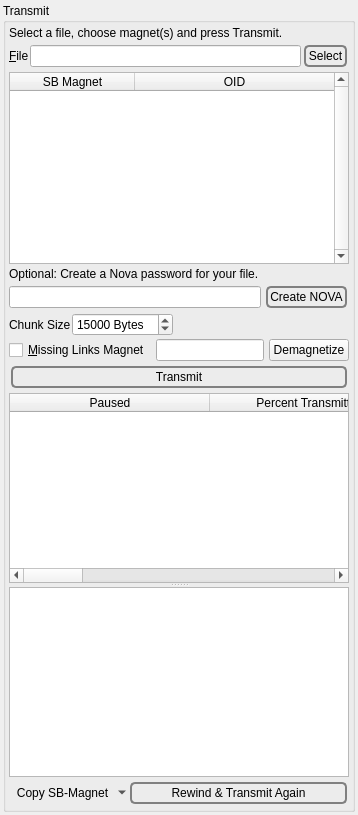
          <widget class="QWidget" name="tab_12">
           <attribute name="icon">
            <iconset resource="../Icons/icons.qrc">
             <normaloff>:/nuvola/up.png</normaloff>:/nuvola/up.png</iconset>
           </attribute>
           <attribute name="title">
            <string>&amp;Seed</string>
           </attribute>
           <layout class="QVBoxLayout" name="verticalLayout_47">
            <property name="spacing">
             <number>3</number>
            </property>
            <property name="margin">
             <number>3</number>
            </property>
            <item>
             <widget class="QGroupBox" name="groupBox_6">
              <property name="title">
               <string>Transmit</string>
              </property>
              <layout class="QVBoxLayout" name="verticalLayout_49">
               <property name="spacing">
                <number>3</number>
               </property>
               <property name="margin">
                <number>3</number>
               </property>
               <item>
                <widget class="QLabel" name="label_60">
                 <property name="text">
                  <string>Select a file, choose magnet(s) and press Transmit.</string>
                 </property>
                </widget>
               </item>
               <item>
                <layout class="QHBoxLayout" name="horizontalLayout_44">
                 <property name="spacing">
                  <number>1</number>
                 </property>
                 <item>
                  <widget class="QLabel" name="label_53">
                   <property name="text">
                    <string>&amp;File</string>
                   </property>
                   <property name="buddy">
                    <cstring>transmittedFile</cstring>
                   </property>
                  </widget>
                 </item>
                 <item>
                  <widget class="QLineEdit" name="transmittedFile"/>
                 </item>
                 <item>
                  <widget class="QPushButton" name="etpSelectFile">
                   <property name="toolTip">
                    <string>Select a file.</string>
                   </property>
                   <property name="styleSheet">
                    <string notr="true">QPushButton {
 border: 2px solid gray;
 background-color: qlineargradient(x1: 0, y1: 0, x2: 0, y2: 1,
                                   stop: 0 #E0E0E0, stop: 1 #FFFFFF);
 border-radius: 5px;
 margin: 2px;
 padding: 2px;
 }


QPushButton:hover { 
background-color: qlineargradient(x1: 0, y1: 0, x2: 0, y2: 1,
                                   stop: 0 rgb(254,229,172), stop: 1 #FFFFFF);
background-position: top center; } 

QPushButton:pressed {
     background-color: darkgrey;
     border-style: inset;
 }</string>
                   </property>
                   <property name="text">
                    <string>Select</string>
                   </property>
                  </widget>
                 </item>
                </layout>
               </item>
               <item>
                <widget class="QTableWidget" name="addTransmittedMagnets">
                 <property name="toolTip">
                  <string>Available magnets.</string>
                 </property>
                 <property name="verticalScrollBarPolicy">
                  <enum>Qt::ScrollBarAlwaysOn</enum>
                 </property>
                 <property name="alternatingRowColors">
                  <bool>true</bool>
                 </property>
                 <property name="selectionMode">
                  <enum>QAbstractItemView::SingleSelection</enum>
                 </property>
                 <property name="horizontalScrollMode">
                  <enum>QAbstractItemView::ScrollPerPixel</enum>
                 </property>
                 <property name="sortingEnabled">
                  <bool>true</bool>
                 </property>
                 <attribute name="horizontalHeaderDefaultSectionSize">
                  <number>125</number>
                 </attribute>
                 <attribute name="horizontalHeaderMinimumSectionSize">
                  <number>125</number>
                 </attribute>
                 <attribute name="horizontalHeaderStretchLastSection">
                  <bool>true</bool>
                 </attribute>
                 <column>
                  <property name="text">
                   <string>SB Magnet</string>
                  </property>
                 </column>
                 <column>
                  <property name="text">
                   <string>OID</string>
                  </property>
                 </column>
                </widget>
               </item>
               <item>
                <widget class="QLabel" name="label_69">
                 <property name="text">
                  <string>Optional: Create a Nova password for your file.</string>
                 </property>
                </widget>
               </item>
               <item>
                <layout class="QHBoxLayout" name="horizontalLayout_39">
                 <property name="spacing">
                  <number>3</number>
                 </property>
                 <property name="topMargin">
                  <number>0</number>
                 </property>
                 <property name="rightMargin">
                  <number>0</number>
                 </property>
                 <item>
                  <widget class="QLineEdit" name="transmitNova"/>
                 </item>
                 <item>
                  <widget class="QPushButton" name="generateNova">
                   <property name="toolTip">
                    <string>&lt;html&gt;&lt;head/&gt;&lt;body&gt;&lt;p&gt;Bundle each pulse with an additional layer of AES-256 encryption. Do remember to notify all recipients of the keys that you created for this transfer magnet.&lt;/p&gt;&lt;/body&gt;&lt;/html&gt;</string>
                   </property>
                   <property name="styleSheet">
                    <string notr="true">QPushButton {
 border: 2px solid gray;
 background-color: qlineargradient(x1: 0, y1: 0, x2: 0, y2: 1,
                                   stop: 0 #E0E0E0, stop: 1 #FFFFFF);
 border-radius: 5px;
 margin: 2px;
 padding: 2px;
 }


QPushButton:hover { 
background-color: qlineargradient(x1: 0, y1: 0, x2: 0, y2: 1,
                                   stop: 0 rgb(254,229,172), stop: 1 #FFFFFF);
background-position: top center; } 

QPushButton:pressed {
     background-color: darkgrey;
     border-style: inset;
 }</string>
                   </property>
                   <property name="text">
                    <string>Create NOVA</string>
                   </property>
                  </widget>
                 </item>
                </layout>
               </item>
               <item>
                <layout class="QHBoxLayout" name="horizontalLayout_16">
                 <property name="spacing">
                  <number>1</number>
                 </property>
                 <property name="topMargin">
                  <number>0</number>
                 </property>
                 <item>
                  <widget class="QLabel" name="label_54">
                   <property name="text">
                    <string>Chunk Size</string>
                   </property>
                   <property name="buddy">
                    <cstring>pulseSize</cstring>
                   </property>
                  </widget>
                 </item>
                 <item>
                  <widget class="QSpinBox" name="pulseSize">
                   <property name="suffix">
                    <string> Bytes</string>
                   </property>
                   <property name="minimum">
                    <number>1024</number>
                   </property>
                   <property name="maximum">
                    <number>999999999</number>
                   </property>
                   <property name="value">
                    <number>15000</number>
                   </property>
                  </widget>
                 </item>
                 <item>
                  <spacer name="horizontalSpacer_3">
                   <property name="orientation">
                    <enum>Qt::Horizontal</enum>
                   </property>
                   <property name="sizeHint" stdset="0">
                    <size>
                     <width>1</width>
                     <height>1</height>
                    </size>
                   </property>
                  </spacer>
                 </item>
                </layout>
               </item>
               <item>
                <layout class="QHBoxLayout" name="horizontalLayout_74">
                 <property name="spacing">
                  <number>5</number>
                 </property>
                 <item>
                  <widget class="QCheckBox" name="missingLinksCheckBox">
                   <property name="toolTip">
                    <string>&lt;html&gt;&lt;head/&gt;&lt;body&gt;&lt;p&gt;Tools: StarBeam Analyzer. It allows to check if you received all links for a mosaic. If not, send your friend the &amp;quot;missing links magnet&amp;quot; and they will transfer only the missing links of the file. The hash comparison with your friend allows you to check if you have the same file.&lt;/p&gt;&lt;/body&gt;&lt;/html&gt;</string>
                   </property>
                   <property name="text">
                    <string>&amp;Missing Links Magnet</string>
                   </property>
                  </widget>
                 </item>
                 <item>
                  <widget class="QLineEdit" name="missingLinks"/>
                 </item>
                 <item>
                  <widget class="QPushButton" name="demagnetizeMissingLinks">
                   <property name="text">
                    <string>Demagnetize</string>
                   </property>
                  </widget>
                 </item>
                </layout>
               </item>
               <item>
                <widget class="QPushButton" name="transmit">
                 <property name="styleSheet">
                  <string notr="true">QPushButton {
 border: 2px solid gray;
 background-color: qlineargradient(x1: 0, y1: 0, x2: 0, y2: 1,
                                   stop: 0 #E0E0E0, stop: 1 #FFFFFF);
 border-radius: 5px;
 margin: 2px;
 padding: 2px;
 }


QPushButton:hover { 
background-color: qlineargradient(x1: 0, y1: 0, x2: 0, y2: 1,
                                   stop: 0 rgb(254,229,172), stop: 1 #FFFFFF);
background-position: top center; } 

QPushButton:pressed {
     background-color: darkgrey;
     border-style: inset;
 }</string>
                 </property>
                 <property name="text">
                  <string>Transmit</string>
                 </property>
                 <property name="icon">
                  <iconset resource="../Icons/icons.qrc">
                   <normaloff>:/nuvola/up.png</normaloff>:/nuvola/up.png</iconset>
                 </property>
                 <property name="iconSize">
                  <size>
                   <width>40</width>
                   <height>40</height>
                  </size>
                 </property>
                </widget>
               </item>
               <item>
                <widget class="QSplitter" name="txmSplitter">
                 <property name="orientation">
                  <enum>Qt::Vertical</enum>
                 </property>
                 <widget class="QTableWidget" name="transmitted">
                  <property name="toolTip">
                   <string>&lt;html&gt;&lt;head/&gt;&lt;body&gt;&lt;p&gt;Uploads. Please uncheck &amp;quot;paused&amp;quot; after you have copied and sent the magnet(s) to your receiving friend(s).&lt;/p&gt;&lt;/body&gt;&lt;/html&gt;</string>
                  </property>
                  <property name="verticalScrollBarPolicy">
                   <enum>Qt::ScrollBarAsNeeded</enum>
                  </property>
                  <property name="alternatingRowColors">
                   <bool>true</bool>
                  </property>
                  <property name="selectionMode">
                   <enum>QAbstractItemView::SingleSelection</enum>
                  </property>
                  <property name="selectionBehavior">
                   <enum>QAbstractItemView::SelectRows</enum>
                  </property>
                  <property name="horizontalScrollMode">
                   <enum>QAbstractItemView::ScrollPerPixel</enum>
                  </property>
                  <property name="sortingEnabled">
                   <bool>true</bool>
                  </property>
                  <attribute name="horizontalHeaderDefaultSectionSize">
                   <number>200</number>
                  </attribute>
                  <attribute name="horizontalHeaderMinimumSectionSize">
                   <number>200</number>
                  </attribute>
                  <attribute name="horizontalHeaderStretchLastSection">
                   <bool>true</bool>
                  </attribute>
                  <column>
                   <property name="text">
                    <string>Paused</string>
                   </property>
                  </column>
                  <column>
                   <property name="text">
                    <string>Percent Transmitted</string>
                   </property>
                  </column>
                  <column>
                   <property name="text">
                    <string>Chunk Size</string>
                   </property>
                  </column>
                  <column>
                   <property name="text">
                    <string>Total Size</string>
                   </property>
                  </column>
                  <column>
                   <property name="text">
                    <string>Status</string>
                   </property>
                  </column>
                  <column>
                   <property name="text">
                    <string>File</string>
                   </property>
                  </column>
                  <column>
                   <property name="text">
                    <string>Mosaic</string>
                   </property>
                  </column>
                  <column>
                   <property name="text">
                    <string>SHA-1 Hash</string>
                   </property>
                  </column>
                  <column>
                   <property name="text">
                    <string>OID</string>
                   </property>
                  </column>
                 </widget>
                 <widget class="QListWidget" name="transmittedMagnets">
                  <property name="selectionMode">
                   <enum>QAbstractItemView::SingleSelection</enum>
                  </property>
                  <property name="selectionBehavior">
                   <enum>QAbstractItemView::SelectRows</enum>
                  </property>
                  <property name="horizontalScrollMode">
                   <enum>QAbstractItemView::ScrollPerPixel</enum>
                  </property>
                  <property name="wordWrap">
                   <bool>false</bool>
                  </property>
                 </widget>
                </widget>
               </item>
               <item>
                <layout class="QHBoxLayout" name="horizontalLayout_42">
                 <property name="spacing">
                  <number>0</number>
                 </property>
                 <property name="leftMargin">
                  <number>0</number>
                 </property>
                 <property name="topMargin">
                  <number>0</number>
                 </property>
                 <item>
                  <widget class="QToolButton" name="transmittedActionMenu">
                   <property name="toolTip">
                    <string>Right-mouse context menu as a button for tablets.</string>
                   </property>
                   <property name="styleSheet">
                    <string notr="true">QPushButton {
 border: 2px solid gray;
 background-color: qlineargradient(x1: 0, y1: 0, x2: 0, y2: 1,
                                   stop: 0 #E0E0E0, stop: 1 #FFFFFF);
 border-radius: 5px;
 margin: 2px;
 padding: 2px;
 }


QPushButton:hover { 
background-color: qlineargradient(x1: 0, y1: 0, x2: 0, y2: 1,
                                   stop: 0 rgb(254,229,172), stop: 1 #FFFFFF);
background-position: top center; } 

QPushButton:pressed {
     background-color: darkgrey;
     border-style: inset;
 }</string>
                   </property>
                   <property name="text">
                    <string>Copy SB-Magnet</string>
                   </property>
                   <property name="icon">
                    <iconset resource="../Icons/icons.qrc">
                     <normaloff>:/generic/menu.png</normaloff>:/generic/menu.png</iconset>
                   </property>
                   <property name="popupMode">
                    <enum>QToolButton::MenuButtonPopup</enum>
                   </property>
                   <property name="autoRaise">
                    <bool>true</bool>
                   </property>
                  </widget>
                 </item>
                 <item>
                  <widget class="QPushButton" name="rewind">
                   <property name="styleSheet">
                    <string notr="true">QPushButton {
 border: 2px solid gray;
 background-color: qlineargradient(x1: 0, y1: 0, x2: 0, y2: 1,
                                   stop: 0 #E0E0E0, stop: 1 #FFFFFF);
 border-radius: 5px;
 margin: 2px;
 padding: 2px;
 }


QPushButton:hover { 
background-color: qlineargradient(x1: 0, y1: 0, x2: 0, y2: 1,
                                   stop: 0 rgb(254,229,172), stop: 1 #FFFFFF);
background-position: top center; } 

QPushButton:pressed {
     background-color: darkgrey;
     border-style: inset;
 }</string>
                   </property>
                   <property name="text">
                    <string>Rewind &amp;&amp; Transmit Again</string>
                   </property>
                   <property name="icon">
                    <iconset resource="../Icons/icons.qrc">
                     <normaloff>:/nuvola/refresh.png</normaloff>:/nuvola/refresh.png</iconset>
                   </property>
                  </widget>
                 </item>
                </layout>
               </item>
              </layout>
             </widget>
            </item>
           </layout>
          </widget>
